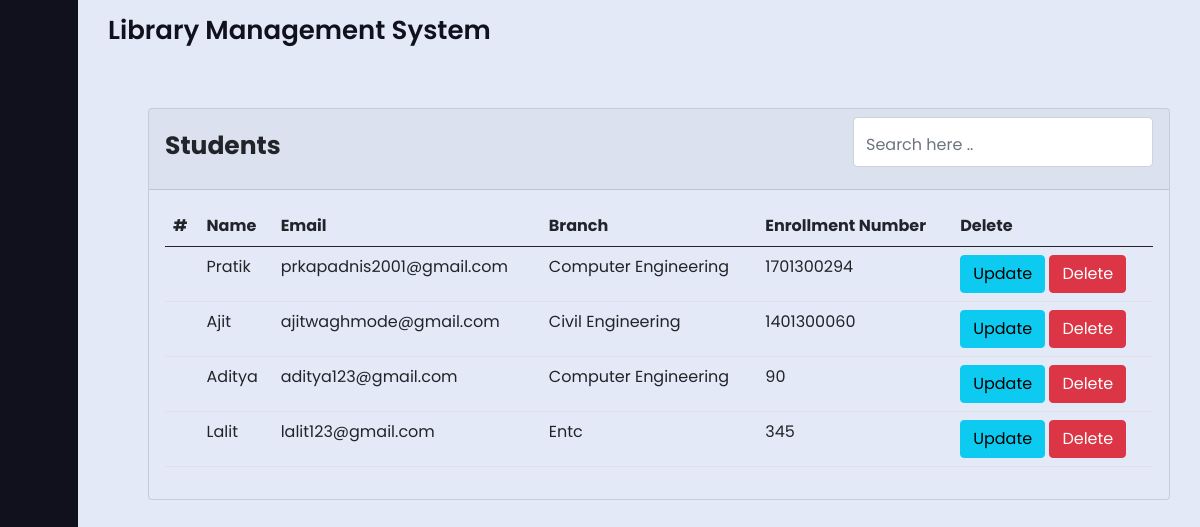
/library/view-student-table (signed in), run on the app's committed database.
### library/models.py (models this page shows, shortened)
class StudentModel(models.Model):
    stud_name = models.CharField(max_length=200)
    stud_email = models.EmailField()
    stud_branch = models.CharField(max_length=200, choices=branch)
    stud_enrollmentNo = models.IntegerField()

### library/views.py (the view)
# urls.py: path('view-student-table', views.viewStudentTable, name='view-student-table'),
@login_required(login_url='login')
def viewStudentTable(request):
    student = StudentModel.objects.all()
    context = {'students': student}
    return render(request, 'library/viewStudentTable.html', context=context)

### library/templates/library/viewStudentTable.html (shortened to what this page needs)
{% extends 'library/base.html' %}
{% load crispy_forms_tags %}
{% block content %}
<section class="home-section">
    <div class="home-content">
        <span class="text">Library Management System</span>
    </div>
    <div class="card mt-5" style="margin-left: 70px; margin-right: 30px; background-color: #e4e9f7;">
        <div class="card-header">
            <div style="display: flex;">
                <p class="float-start" style="font-size: 25px; font-weight: bold; padding-top: 10px;">
                    Students
                </p>
                <input class="form-control" id="search-input" type="text" placeholder="Search here .."
                    style="margin-left:auto; width: 300px; height: 50px; padding-top: 10px;" aria-label="Search"
                    onkeyup="search()">
            </div>
        </div>
        <div class=" card-body">
            <table class="table" id="myTable">
                <thead>
                    <tr>
                        <th scope="col">#</th>
                        <th scope="col">Name</th>
                        <th scope="col">Email</th>
                        <th scope="col">Branch</th>
                        <th scope="col">Enrollment Number</th>
                        <th scope="col">Delete</th>
                    </tr>
                </thead>
                <tbody>
                    {% for student in students %}
                    <tr>
                        <th scope="row">{{students.id}}</th>
                        <td>{{student.stud_name}}</td>
                        <td>{{student.stud_email}}</td>
                        <td>{{student.stud_branch}}</td>
                        <td>{{student.stud_enrollmentNo}}</td>
                        <td>
                            <a href="#" type="submit" class="btn btn-info"> Update </a>
                            <a href="#" type="submit" class="btn btn-danger"> Delete </a>
                        </td>
                    </tr>
                    {% endfor %}
                </tbody>
            </table>
        </div>
    </div>
</section>
{% endblock %}

### static/css/style.css (style rules this page uses)
* { margin: 0; padding: 0; box-sizing: border-box; font-family: "Poppins", sans-serif; }
.home-section { position: relative; background: #e4e9f7; height: 100vh; left: 260px; width: calc(100% - 260px); transition: all 0.5s ease; }
.sidebar.close ~ .home-section { left: 78px; width: calc(100% - 78px); }
.home-section .home-content { height: 60px; display: flex; align-items: center; }
.home-section .home-content .bx-menu, .home-section .home-content .text { color: #11101d; font-size: 35px; }
.home-section .home-content .text { font-size: 26px; font-weight: 600; }

### data on the page
StudentModel: stud_name "Pratik", stud_email "prkapadnis2001@gmail.com", stud_branch "Computer Engineering", stud_enrollmentNo "1701300294"
StudentModel: stud_name "Ajit", stud_email "ajitwaghmode@gmail.com", stud_branch "Civil Engineering", stud_enrollmentNo "1401300060"
StudentModel: stud_name "Aditya", stud_email "aditya123@gmail.com", stud_branch "Computer Engineering", stud_enrollmentNo "90"
StudentModel: stud_name "Lalit", stud_email "lalit123@gmail.com", stud_branch "Entc", stud_enrollmentNo "345"
